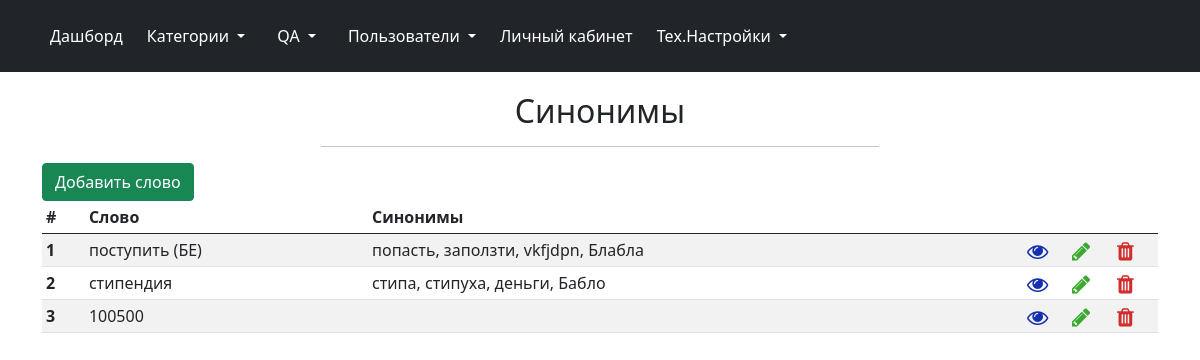
Page /admin/synonyms (signed in) on the earlier database version.
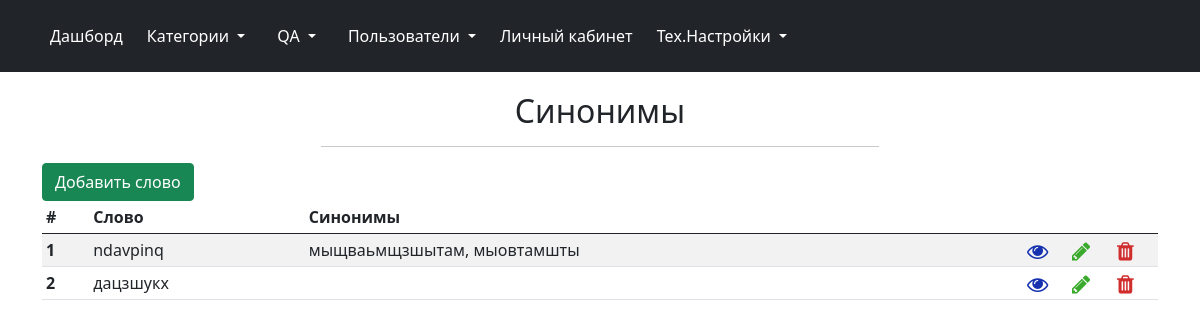
Same page on the later database version.
### dbase.py (models this page shows, shortened)
class SynonymousWords(db.Model):
    id = db.Column(db.Integer, primary_key=True)
    word = db.Column(db.String(100), nullable=False)
    synonym_id = db.Column(db.Integer)

### admin/admin.py (the view)
@admin.route('/synonyms')
@login_required
def synonyms():
    if not current_user.right_synonym:
        return render_template('admin/access_denied.html')
    add_synonyms_dependent_form = forms.AddSynonymsDependentForm()
    edit_synonyms_dependent_form = forms.EditSynonymsDependentForm()
    delete_synonyms_dependent_form = forms.DeleteSynonymsDependentForm()
    try:
        synonyms = SynonymousWords.query
    except NameError:
        return "Ошибка чтения из БД"
    main_words = synonyms.filter(SynonymousWords.synonym_id.is_(None))
    main_dependent_words = []
    for main_word in main_words:
        dependent_words = synonyms.filter(main_word.id == SynonymousWords.synonym_id)
        main_dependent_words += [(main_word, dependent_words)]
    return render_template('admin/synonyms.html', add_synonyms_dependent_form=add_synonyms_dependent_form,
                           edit_synonyms_dependent_form=edit_synonyms_dependent_form,
                           delete_synonyms_dependent_form=delete_synonyms_dependent_form,
                           main_dependent_words=main_dependent_words)

### admin/admin.py (called while the page is built)
@admin.before_request
def before_request():
    if current_user.is_authenticated:
        if current_user.is_deactivated:
            logout_user()
            flash("Ваш аккаунт заблокирован. Для получения дополнительных сведений обратитесь к администратору",
                  category='danger')
            return redirect(url_for('.login'))

### app.py (called while the page is built)
@login_manager.user_loader
def load_user(user_id):
    return Users.query.get(user_id)

### admin/templates/admin/synonyms.html (shortened to what this page needs)
{% extends 'admin/base.html' %}
{% import "admin/macros.html" as macros %}
{% block page_header %}
Синонимы
{% endblock %}
{% block body %}
<button type="button" class="btn btn-success" data-bs-toggle="modal" data-bs-target="#addModal">
	Добавить слово
</button>
<table class="table table-striped table-sm">
	<thead>
		<tr>
			<th scope="col">#</th>
			<th scope="col">Слово</th>
			<th scope="col">Синонимы</th>
			<th scope="col"></th>
			<th scope="col"></th>
			<th scope="col"></th>
		</tr>
	</thead>
	<tbody>
		{% for main_dependent_word in main_dependent_words %}
		<tr class="table_line_item" data-id="{{ main_dependent_word[0].id }}" data-name="{{ main_dependent_word[0].word }}">
			<th scope="row"></th>
			<td>{{ main_dependent_word[0].word }}</td>
			<td>
				{% for dependent_word in main_dependent_word[1] %}
				{{ dependent_word.word -}} {{ ',' if not loop.last }}
				{% endfor %}
			</td>
			<td scope="col" width="45">
				<a href="{{ url_for('.synonyms_replacement', word_id=main_dependent_word[0].id) }}">
					<i class="fa fa-eye fa-lg table_action_icon view_icon category_table" aria-hidden="true" title="Просмотреть синонимы слова"></i>
				</a>
			</td>
			<td scope="col" width="45"><i class="fa fa-pencil fa-lg table_action_icon edit_icon category_table" aria-hidden="true" data-bs-toggle="modal" data-bs-target="#editModal" title="Редактировать"></i></td>
			<td scope="col" width="45"><i class="fa fa-trash fa-lg table_action_icon delete_icon category_table" aria-hidden="true" data-bs-toggle="modal" data-bs-target="#deleteModal" title="Удалить"></i></td>
		</tr>
		{% endfor %}
	</tbody>
</table>
{% endblock %}

### admin/templates/admin/base.html (shortened to what this page needs)
<!DOCTYPE html>
<html lang="ru">
<head>
	<link href="https://cdn.jsdelivr.net/npm/bootstrap@5.0.0-beta3/dist/css/bootstrap.min.css" rel="stylesheet">
	<link rel="stylesheet" href="{{ url_for('static', filename='libraries/css/font-awesome.min.css') }}">
	<link rel="stylesheet" href="{{ url_for('.static', filename='css/style.css') }}">
</head>
<body>
	<header class="p-3 bg-dark text-white">
		<div class="container">
			<div class="d-flex flex-wrap align-items-center justify-content-center justify-content-lg-start">
				<ul class="nav col-12 col-lg-auto me-lg-auto mb-2 justify-content-center mb-md-0">
					<li><a href="{{ url_for('.index') }}" class="nav-link px-2 text-white">Дашборд</a></li>
					<li class="nav-item dropdown">
						<a class="nav-link dropdown-toggle text-white" href="{{ url_for('.category') }}" id="navbarDropdown" role="button" aria-expanded="false">
							Категории
						</a>
					</li>
					<li class="nav-item dropdown">
						<a class="nav-link dropdown-toggle text-white" href="{{ url_for('.qa') }}" id="navbarDropdown" role="button" aria-expanded="false">
							QA
						</a>
					</li>
					<li class="nav-item dropdown">
						<a class="nav-link dropdown-toggle text-white" href="{{ url_for('.users') }}" id="navbarDropdown" role="button" aria-expanded="false">
							Пользователи
						</a>
					</li>
					<li><a href="{{ url_for('.account') }}" class="nav-link px-2 text-white">Личный кабинет</a></li>
					<li class="nav-item dropdown">
						<span class="nav-link dropdown-toggle text-white" id="navbarDropdown" role="button" aria-expanded="false">
							Тех.Настройки
						</span>
					</li>
				</ul>
			</div>
		</div>
	</header>
	<div class="container">
		<div class="col-6 offset-3">
			<h2 class="account_title">{% block page_header %}{% endblock %}</h2>
			<hr>
		</div>
		{% block body %}{% endblock %}
	</div>
</body>
</html>

### admin/static/css/style.css (style rules this page uses)
header { margin-bottom: 20px; }
.delete_icon { color: #d12d2d; }
.edit_icon { color: #3aaa2d; }
.view_icon { color: #1631af; }
.table_action_icon { cursor: pointer; }
.account_title, .change_psswd { text-align: center; }

Differences in the rows shown:
removed SynonymousWords: word "поступить (БЕ)", shown under "Синонимы"
removed SynonymousWords: word "попасть", last ",", shown under "поступить (БЕ)"
removed SynonymousWords: word "заползти", last ",", shown under "поступить (БЕ)"
removed SynonymousWords: word "vkfjdpn", last ",", shown under "поступить (БЕ)"
removed SynonymousWords: word "Блабла", shown under "поступить (БЕ)"
removed SynonymousWords: word "стипендия", shown under "Синонимы"
removed SynonymousWords: word "стипа", last ",", shown under "стипендия"
removed SynonymousWords: word "стипуха", last ",", shown under "стипендия"
removed SynonymousWords: word "деньги", last ",", shown under "стипендия"
removed SynonymousWords: word "Бабло", shown under "стипендия"
removed SynonymousWords: word "100500", shown under "Синонимы"
added SynonymousWords: word "ndavpinq", shown under "Синонимы"
added SynonymousWords: word "мыщваьмщзшытам", last ",", shown under "ndavpinq"
added SynonymousWords: word "мыовтамшты", shown under "ndavpinq"
added SynonymousWords: word "дацзшукх", shown under "Синонимы"
